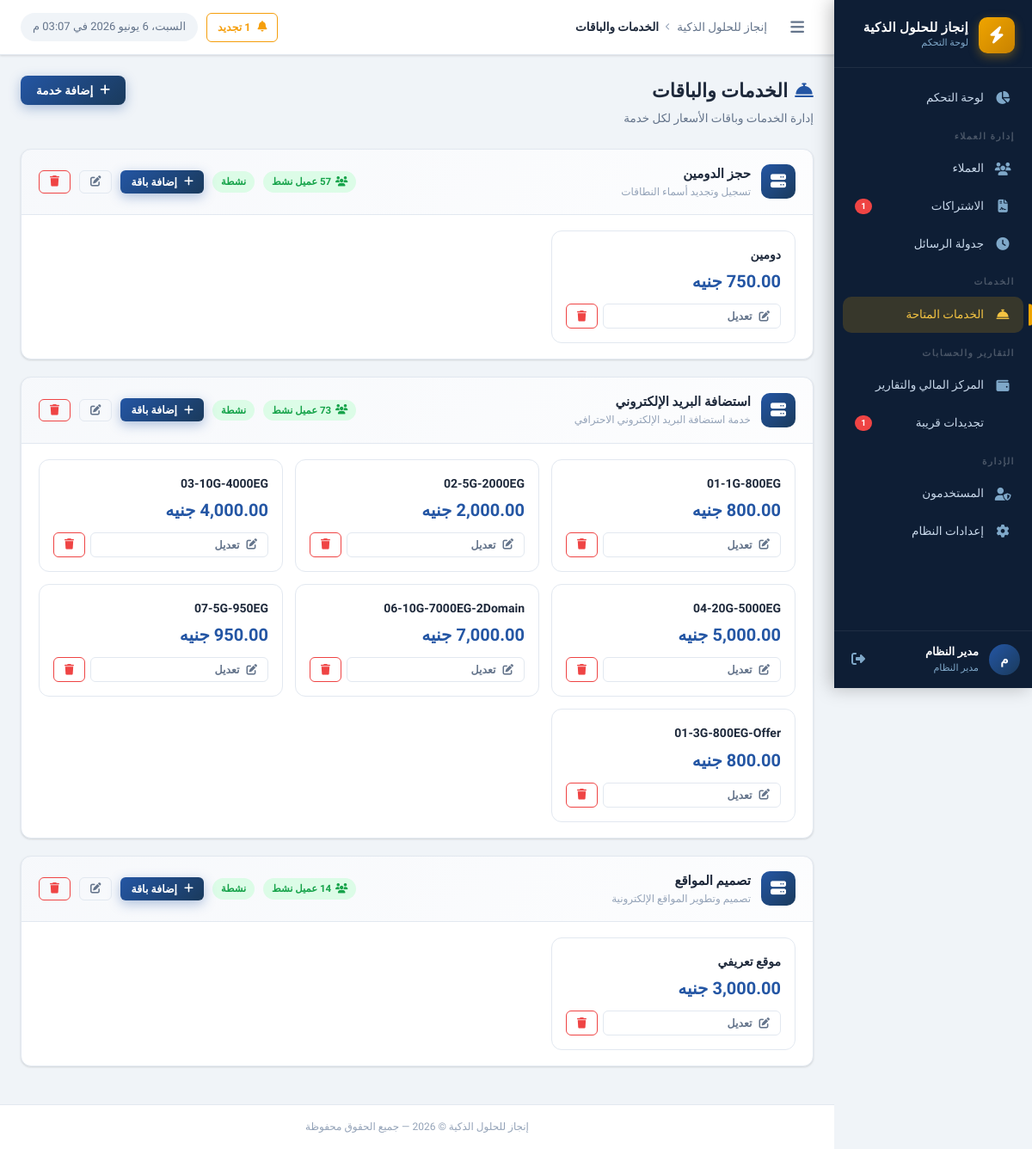
The page /services/index.php (signed in) on the database its author committed.
### tables this page shows
CREATE TABLE `services` (
  `id` int UNSIGNED NOT NULL,
  `name` varchar(200) NOT NULL COMMENT 'اسم الخدمة',
  `description` text,
  `default_price` decimal(10,2) NOT NULL DEFAULT '0.00',
  `duration_months` int NOT NULL DEFAULT '12' COMMENT 'مدة الاشتراك الافتراضية بالأشهر',
  `status` tinyint(1) NOT NULL DEFAULT '1',
  `created_by` int UNSIGNED DEFAULT NULL,
  `created_at` datetime NOT NULL DEFAULT CURRENT_TIMESTAMP,
  `sort_order` int NOT NULL DEFAULT '0'
);

CREATE TABLE `service_plans` (
  `id` int UNSIGNED NOT NULL,
  `service_id` int UNSIGNED NOT NULL,
  `name` varchar(150) NOT NULL,
  `description` text,
  `price` decimal(12,2) NOT NULL DEFAULT '0.00',
  `sort_order` tinyint UNSIGNED NOT NULL DEFAULT '0',
  `status` tinyint(1) NOT NULL DEFAULT '1',
  `created_at` timestamp NOT NULL DEFAULT CURRENT_TIMESTAMP
);

### includes/functions.php (called while the page is built, shortened)
<?php
function formatMoney(float $amount, string $currency = null): string {
    if ($currency === null) {
        $currency = getSetting('currency', 'جنيه');
    }
    return number_format($amount, 2) . ' ' . $currency;
}
function e(mixed $value): string {
    return htmlspecialchars((string)$value, ENT_QUOTES, 'UTF-8');
}

### config/app.php (called while the page is built, shortened)
<?php
require_once INCLUDES_PATH . '/functions.php';
function getSettings(): array {
    static $settings = null;
    if ($settings === null) {
        try {
            $db  = getDB();
            $stmt = $db->query("SELECT `key`, `value` FROM `settings`");
            $settings = [];
            while ($row = $stmt->fetch()) {
                $settings[$row['key']] = $row['value'];
            }
        } catch (Exception $e) {
            $settings = [];
        }
    }
    return $settings;
}
function getSetting(string $key, string $default = ''): string {
    $settings = getSettings();
    return $settings[$key] ?? $default;
}

### services/index.php (the view, shortened to what this page needs)
<?php
require_once dirname(__DIR__) . '/config/app.php';
$db       = getDB();
$services = $db->query("
    SELECT s.*, COUNT(DISTINCT cs.client_id) as clients_count
    FROM services s
    LEFT JOIN client_subscriptions cs ON cs.service_id = s.id AND cs.status = 'active'
    GROUP BY s.id ORDER BY s.sort_order ASC, s.name ASC
")->fetchAll();
$allPlans = [];
if (!empty($services)) {
    $ids      = implode(',', array_column($services, 'id'));
    $planRows = $db->query("SELECT * FROM service_plans WHERE service_id IN ($ids) AND status=1 ORDER BY service_id, sort_order ASC, price ASC")->fetchAll();
    foreach ($planRows as $p) {
        $allPlans[$p['service_id']][] = $p;
    }
}
require_once INCLUDES_PATH . '/header.php';
?>
<div class="page-header">
  <div class="page-header-text">
    <h1 class="page-title"><i class="fas fa-concierge-bell" style="color:var(--primary-light);margin-left:8px;"></i>الخدمات والباقات</h1>
    <p class="page-subtitle">إدارة الخدمات وباقات الأسعار لكل خدمة</p>
  </div>
  <div class="page-actions">
    <button onclick="openAddServiceModal()" class="btn btn-primary">
      <i class="fas fa-plus"></i> إضافة خدمة
    </button>
  </div>
</div>
<?php if (empty($services)): ?>
<div class="card">
  <div class="empty-state" style="padding:60px;">
    <div class="empty-icon"><i class="fas fa-cube"></i></div>
    <p class="empty-title">لا توجد خدمات بعد</p>
    <button onclick="openAddServiceModal()" class="btn btn-primary"><i class="fas fa-plus"></i> إضافة أول خدمة</button>
  </div>
</div>
<?php else: ?>
<?php foreach ($services as $srv): ?>
<div class="card" style="margin-bottom:20px;">
  <div class="card-header" style="background:linear-gradient(135deg,rgba(36,86,164,.04),rgba(36,86,164,.01));">
    <div style="display:flex;align-items:center;gap:12px;">
      <div style="width:40px;height:40px;background:linear-gradient(135deg,var(--primary-light),var(--primary));
                  border-radius:10px;display:flex;align-items:center;justify-content:center;color:#fff;font-size:18px;">
        <i class="fas fa-server"></i>
      </div>
      <div>
        <div style="font-weight:800;font-size:15px;color:var(--text-primary);"><?= e($srv['name']) ?></div>
        <?php if ($srv['description']): ?>
        <div style="font-size:12px;color:var(--text-muted);"><?= e($srv['description']) ?></div>
        <?php endif; ?>
      </div>
    </div>
    <div style="display:flex;align-items:center;gap:10px;">
      <?php if ($srv['clients_count'] > 0): ?>
      <span class="badge badge-success"><i class="fas fa-users"></i> <?= $srv['clients_count'] ?> عميل نشط</span>
      <?php endif; ?>
      <?= $srv['status'] ? '<span class="badge badge-success">نشطة</span>' : '<span class="badge badge-secondary">موقوفة</span>' ?>
      <button onclick="openAddPlanModal(<?= $srv['id'] ?>, '<?= e(addslashes($srv['name'])) ?>')"
              class="btn btn-sm btn-primary" id="btn-add-plan-<?= $srv['id'] ?>">
        <i class="fas fa-plus"></i> إضافة باقة
      </button>
      <button onclick="editService(<?= htmlspecialchars(json_encode($srv), ENT_QUOTES) ?>)"
              class="btn btn-sm btn-outline" title="تعديل الخدمة">
        <i class="fas fa-edit"></i>
      </button>
      <a href="delete.php?id=<?= $srv['id'] ?>"
         class="btn btn-sm btn-outline-danger"
         data-confirm="حذف خدمة «<?= e($srv['name']) ?>» وكل باقاتها؟"
         title="حذف الخدمة">
        <i class="fas fa-trash"></i>
      </a>
    </div>
  </div>
  <?php $plans = $allPlans[$srv['id']] ?? []; ?>
  <?php if (empty($plans)): ?>
  <div style="padding:24px 20px;text-align:center;color:var(--text-muted);">
    <i class="fas fa-tags" style="font-size:28px;opacity:.3;display:block;margin-bottom:8px;"></i>
    <span style="font-size:13px;">لا توجد باقات — يمكنك إضافة باقات مختلفة بأسعار متنوعة</span>
    <button onclick="openAddPlanModal(<?= $srv['id'] ?>, '<?= e(addslashes($srv['name'])) ?>')"
            class="btn btn-sm btn-outline" style="margin-right:12px;">
      <i class="fas fa-plus"></i> إضافة أول باقة
    </button>
  </div>
  <?php else: ?>
  <div style="display:grid;grid-template-columns:repeat(auto-fill,minmax(220px,1fr));gap:14px;padding:18px 20px;">
    <?php foreach ($plans as $plan): ?>
    <div class="plan-card" style="border:1.5px solid var(--border-color);border-radius:12px;padding:16px;
                                   position:relative;transition:all .2s;background:#fff;">
      <div style="font-weight:800;font-size:14px;color:var(--text-primary);margin-bottom:4px;">
        <?= e($plan['name']) ?>
      </div>
      <div style="font-size:20px;font-weight:900;color:var(--primary-light);">
        <?= formatMoney($plan['price']) ?>
      </div>
      <div style="display:flex;gap:6px;margin-top:10px;">
        <button onclick="editPlan(<?= htmlspecialchars(json_encode($plan), ENT_QUOTES) ?>)"
                class="btn btn-sm btn-outline" style="flex:1;">
          <i class="fas fa-edit"></i> تعديل
        </button>
        <a href="delete-plan.php?id=<?= $plan['id'] ?>&service_id=<?= $srv['id'] ?>"
           class="btn btn-sm btn-outline-danger"
           data-confirm="حذف باقة «<?= e($plan['name']) ?>»؟">
          <i class="fas fa-trash"></i>
        </a>
      </div>
    </div>
    <?php endforeach; ?>
  </div>
  <?php endif; ?>
</div>
<?php endforeach; ?>
<?php endif; ?>
<?php require_once INCLUDES_PATH . '/footer.php'; ?>

### assets/css/style.css (style rules this page uses)
:root { --primary: #1a3a5c; --primary-light: #2456a4; --primary-dark: #0e2340; --accent: #f0a500; --accent-light: #f5c442; --accent-dark: #c88200; --success: #22c55e; --success-light: #dcfce7; --warning: #f59e0b; --warning-light: #fef3c7; --danger: #ef4444; --danger-light: #fee2e2; --info: #3b82f6; --info-light: #dbeafe; --secondary: #6b7280; --secondary-light:#f3f4f6; --sidebar-bg: #0e1e35; --sidebar-width: 230px; --sidebar-item-hover: rgba(240, 165, 0, 0.12); --sidebar-active-bg: rgba(240, 165, 0, 0.18); --sidebar-text: #c8d8ea; --sidebar-icon: #7fa8c9; --topbar-height: 64px; --content-bg: #f0f4f8; --card-bg: #ffffff; --border-color: #e2e8f0; --border-radius: 12px; --border-radius-sm: 8px; --border-radius-lg: 16px; --font-family: 'Cairo', sans-serif; --text-primary: #1e293b; --text-secondary: #64748b; --text-muted: #94a3b8; --shadow-sm: 0 1px 3px rgba(0,0,0,.08), 0 1px 2px rgba(0,0,0,.06); --shadow-md: 0 4px 6px rgba(0,0,0,.07), 0 2px 4px rgba(0,0,0,.06); --shadow-lg: 0 10px 25px rgba(0,0,0,.1), 0 4px 10px rgba(0,0,0,.05); --shadow-xl: 0 20px 40px rgba(0,0,0,.12); --transition: all .22s cubic-bezier(.4,0,.2,1); }
*, *::before, *::after { box-sizing: border-box; margin: 0; padding: 0; }
html { direction: rtl; font-size: 13px; scroll-behavior: smooth; }
body { font-family: var(--font-family); background: var(--content-bg); color: var(--text-primary); min-height: 100vh; overflow-x: hidden; line-height: 1.6; }
a { color: var(--primary-light); text-decoration: none; transition: var(--transition); }
.page-header { display: flex; align-items: flex-start; justify-content: space-between; margin-bottom: 24px; gap: 16px; flex-wrap: wrap; }
.page-header-text .page-title { font-size: 22px; font-weight: 800; color: var(--text-primary); margin-bottom: 4px; }
.page-header-text .page-subtitle { font-size: 13.5px; color: var(--text-secondary); }
.page-actions { display: flex; gap: 10px; align-items: center; flex-wrap: wrap; }
.card { background: var(--card-bg); border-radius: var(--border-radius); border: 1px solid var(--border-color); box-shadow: var(--shadow-sm); overflow: hidden; transition: var(--transition); }
.card-header { display: flex; align-items: center; justify-content: space-between; padding: 16px 20px; border-bottom: 1px solid var(--border-color); background: #fafbfc; gap: 12px; }
.btn { display: inline-flex; align-items: center; gap: 8px; padding: 9px 18px; border-radius: var(--border-radius-sm); font-family: var(--font-family); font-size: 13.5px; font-weight: 600; cursor: pointer; border: none; outline: none; transition: var(--transition); white-space: nowrap; text-decoration: none; }
.btn-primary { background: linear-gradient(135deg, var(--primary-light), var(--primary)); color: #fff; box-shadow: 0 4px 14px rgba(36,86,164,.35); }
.btn-outline { background: transparent; border: 1.5px solid var(--border-color); color: var(--text-secondary); }
.btn-outline-danger { background: transparent; border: 1.5px solid var(--danger); color: var(--danger); }
.btn-sm { padding: 6px 12px; font-size: 12.5px; border-radius: 6px; }
.badge { display: inline-flex; align-items: center; gap: 5px; padding: 3px 10px; border-radius: 20px; font-size: 11.5px; font-weight: 700; white-space: nowrap; }
.badge-success { background: var(--success-light); color: #16a34a; }

### rows shown on the page
services: name "حجز الدومين", description "تسجيل وتجديد أسماء النطاقات", status "نشطة"
service_plans: name "دومين", price "750.00 جنيه"
services: name "استضافة البريد الإلكتروني", description "خدمة استضافة البريد الإلكتروني الاحترافي", status "نشطة"
service_plans: name "01-1G-800EG", price "800.00 جنيه"
service_plans: name "02-5G-2000EG", price "2,000.00 جنيه"
service_plans: name "03-10G-4000EG", price "4,000.00 جنيه"
service_plans: name "04-20G-5000EG", price "5,000.00 جنيه"
service_plans: name "06-10G-7000EG-2Domain", price "7,000.00 جنيه"
service_plans: name "07-5G-950EG", price "950.00 جنيه"
service_plans: name "01-3G-800EG-Offer", price "800.00 جنيه"
services: name "تصميم المواقع", description "تصميم وتطوير المواقع الإلكترونية", status "نشطة"
service_plans: name "موقع تعريفي", price "3,000.00 جنيه"

### other values the page prints
$companyName "إنجاز للحلول الذكية"
$renewalCount "1"
$userInitial "م"
$userName "مدير النظام"
$userRole "مدير النظام"
$pageTitle "الخدمات والباقات"
